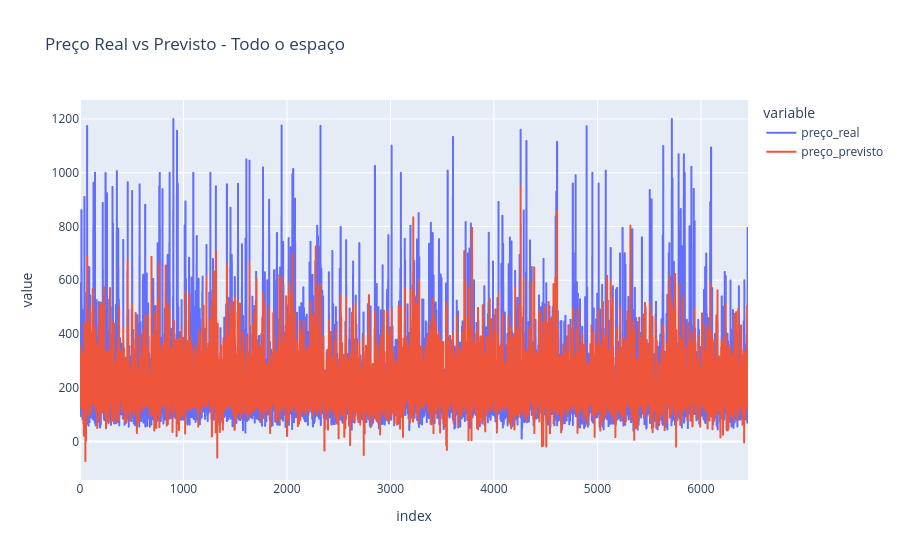

This figure's notebook cell:
### Code cell
import pandas as pd
import plotly.express as px

nome_do_grupo = 'Todo o espaço' 

y_real = predicoes_por_quarto['lasso'][nome_do_grupo]['y_test']
y_previsto = predicoes_por_quarto['lasso'][nome_do_grupo]['y_pred']

df_grupo_original = dfs_por_quartos[nome_do_grupo].dropna()
X_grupo = df_grupo_original.drop(columns=['price_cleaned'])
y_grupo = df_grupo_original['price_cleaned'].values

_, X_test_grupo, _, _ = train_test_split(
    X_grupo, y_grupo, test_size=0.2, random_state=RANDOM_SEED
)

df_grupo = pd.DataFrame({
    'id_imovel': X_test_grupo['id'], 
    'preço_real': y_real,            
    'preço_previsto': y_previsto     
})

df_grupo.reset_index(drop=True, inplace=True)
df_grupo['erro'] = (df_grupo['preço_real'] - df_grupo['preço_previsto']).abs() / df_grupo['preço_real']

fig = px.line(df_grupo, y=['preço_real', 'preço_previsto'], 
              title=f"Preço Real vs Previsto - {nome_do_grupo}")
fig.show()

print(f"Exemplos com erro >= 10% para {nome_do_grupo}:")
print(df_grupo[df_grupo['erro'] >= 0.1].head())

### Figure 1 — Plotly figure (JSON) as saved in the notebook; plotly's stock layout.template omitted (floating-point values rounded to 4 significant figures; data arrays with more than 128 entries replaced by an {"elided": "..."} marker saying what was removed)
{"data": [{"hovertemplate": "variable=preço_real<br>index=%{x}<br>value=%{y}<extra></extra>", "legendgroup": "preço_real", "line": {"color": "#636efa", "dash": "solid"}, "marker": {"symbol": "circle"}, "mode": "lines", "name": "preço_real", "showlegend": true, "type": "scattergl", "x": {"elided": "6456 int values"}, "xaxis": "x", "y": {"elided": "6456 float values"}, "yaxis": "y"}, {"hovertemplate": "variable=preço_previsto<br>index=%{x}<br>value=%{y}<extra></extra>", "legendgroup": "preço_previsto", "line": {"color": "#EF553B", "dash": "solid"}, "marker": {"symbol": "circle"}, "mode": "lines", "name": "preço_previsto", "showlegend": true, "type": "scattergl", "x": {"elided": "6456 int values"}, "xaxis": "x", "y": {"elided": "6456 float values"}, "yaxis": "y"}], "layout": {"legend": {"title": {"text": "variable"}, "tracegroupgap": 0}, "title": {"text": "Preço Real vs Previsto - Todo o espaço"}, "xaxis": {"anchor": "y", "domain": [0, 1], "title": {"text": "index"}}, "yaxis": {"anchor": "x", "domain": [0, 1], "title": {"text": "value"}}}}
